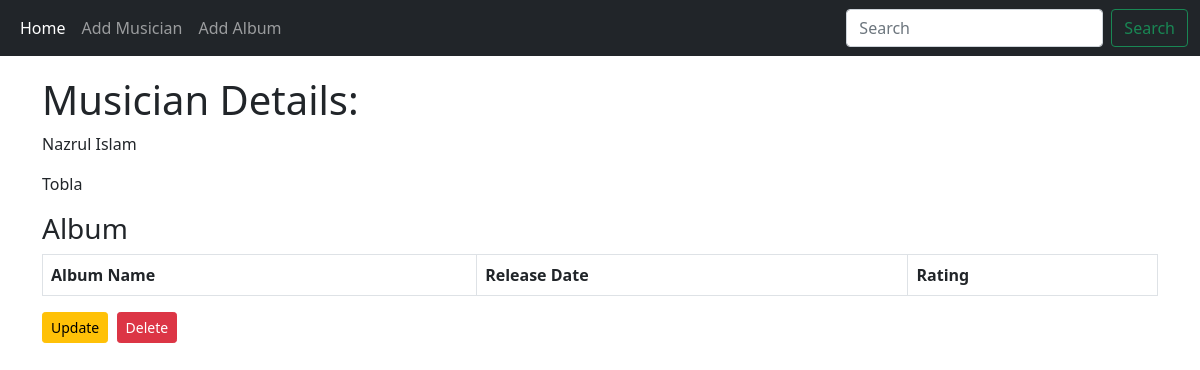
Page /musician_details/4/ on the committed database.
### first_app/models.py (models this page shows, shortened)
class Musician(models.Model):
    first_name = models.CharField(max_length=50)
    last_name = models.CharField(max_length=50)
    instrument =models.CharField(max_length=100)

### first_app/views.py (the view)
# urls.py: path('musician_details/<pk>/', views.MusicianDetails.as_view(), name='musician_details'),
class MusicianDetails(DetailView):
    context_object_name = 'musician'
    model = models.Musician
    template_name = 'first_app/musician_details.html'

### first_app/templates/first_app/musician_details.html (shortened to what this page needs)
{% extends 'first_app/base.html' %}
{% block body_block %}
<h1>Musician Details:</h1>
<p>{{musician.first_name}} {{musician.last_name}}</p>
<p>{{musician.instrument}}</p>
<h3>Album</h3>
<table class="table table-bordered">
    <tr>
        <th>Album Name</th>
        <th>Release Date</th>
        <th>Rating</th>
    </tr>
<table>
<a href="{% url 'first_app:musician_update' pk=musician.pk  %}" class = "btn btn-warning btn-sm">Update</a>&nbsp
<a href="{% url 'first_app:delete_musician' pk=musician.pk  %}" class = "btn btn-danger btn-sm">Delete</a>
{% endblock  %}

### rows in the picture
Musician: first_name "Nazrul", last_name "Islam", instrument "Tobla"
